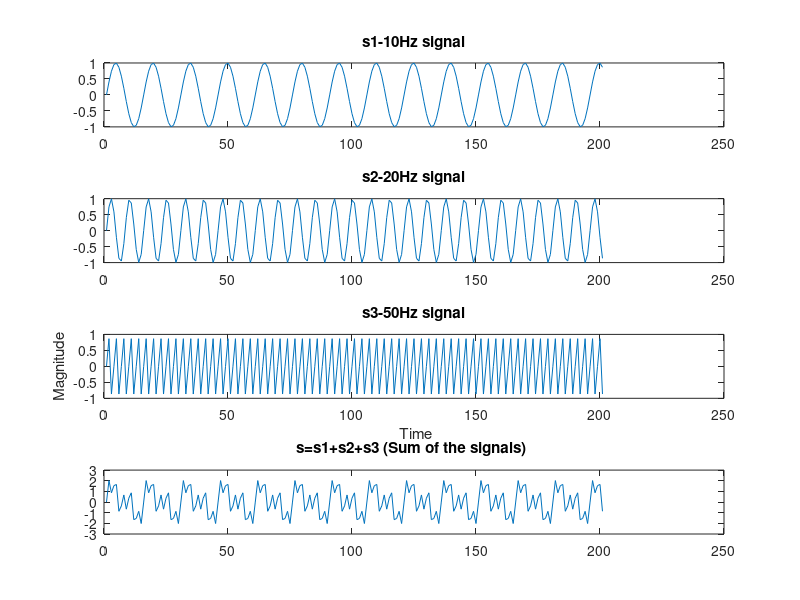
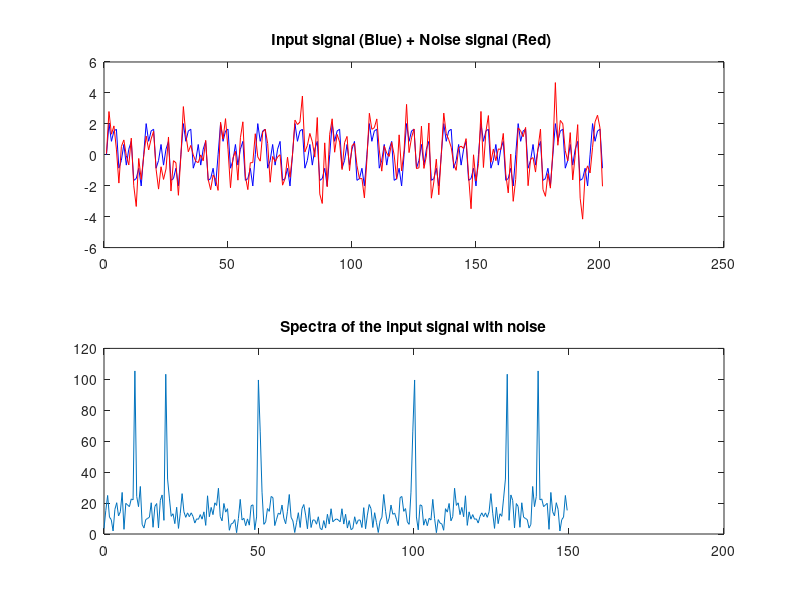

MATLAB code for these plots, in order:
clc;
clear all;
t=0:200; %time 
n=256;
fs=150; %sampling frequency 150Hz 
s1=sin(2*pi*10*t/fs) ; %Input signall of 10Hz
subplot (4, 1, 1);
plot (s1); 
title ('s1-10Hz signal');
s2=sin(2*pi*20*t/fs) ; %Input signal2 of 20H2
subplot (4, 1, 2);
plot (s2);
title ('s2-20Hz signal');
s3=sin (2*pi*50*t/fs) ; %Input signal3 of 50Hz 
subplot (4, 1, 3) ;
plot (s3);
title ('s3-50Hz signal');
xlabel (' Time');
ylabel ('Magnitude');

%Sum of the given input signals
s=s1+s2+s3;
subplot (4,1,4) ;
plot (s); title ('s=s1+s2+s3 (Sum of the signals) ');

%Spectra of the sum of given signals
f=fft(s,n); 
d=abs(f);
figure(2);
h=0:fs/n:fs-(fs/n);
plot(h,d);
xlabel(' Frequency');
ylabel('Magnitude') ;
title('Spectra of the sum of the signals');

%Spectra of Additive White Guassian Noise (AWN) 
sn=awgn(s, 0.6) ; %s-signal; SNR=0.6; Input signal with added AWGN
fn=fft(sn, n) ; 
dn=abs(fn) ;
subplot(2, 1, 1) ;
plot(s,'b'); hold on;
plot (sn, 'r');
title('Input signal (Blue) + Noise signal (Red) ');
subplot (2,1, 2) ;
plot(h,dn);
title('Spectra of the input signal with noise')